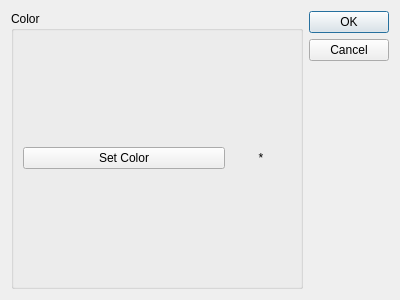
<?xml version="1.0" encoding="UTF-8"?>
<ui version="4.0">
 <class>ScopeVariableConfig</class>
 <widget class="QDialog" name="ScopeVariableConfig">
  <property name="geometry">
   <rect>
    <x>0</x>
    <y>0</y>
    <width>400</width>
    <height>300</height>
   </rect>
  </property>
  <property name="windowTitle">
   <string>Dialog</string>
  </property>
  <layout class="QHBoxLayout" name="horizontalLayout">
   <item>
    <widget class="QGroupBox" name="groupBox">
     <property name="title">
      <string>Color</string>
     </property>
     <layout class="QVBoxLayout" name="verticalLayout">
      <item>
       <layout class="QHBoxLayout" name="horizontalLayout_2">
        <item>
         <widget class="QPushButton" name="m_colorButton">
          <property name="text">
           <string>Set Color</string>
          </property>
         </widget>
        </item>
        <item>
         <widget class="QLabel" name="m_label">
          <property name="maximumSize">
           <size>
            <width>60</width>
            <height>60</height>
           </size>
          </property>
          <property name="text">
           <string>*</string>
          </property>
          <property name="alignment">
           <set>Qt::AlignCenter</set>
          </property>
         </widget>
        </item>
       </layout>
      </item>
     </layout>
    </widget>
   </item>
   <item>
    <widget class="QDialogButtonBox" name="buttonBox">
     <property name="orientation">
      <enum>Qt::Vertical</enum>
     </property>
     <property name="standardButtons">
      <set>QDialogButtonBox::Cancel|QDialogButtonBox::Ok</set>
     </property>
    </widget>
   </item>
  </layout>
 </widget>
 <resources/>
 <connections>
  <connection>
   <sender>buttonBox</sender>
   <signal>accepted()</signal>
   <receiver>ScopeVariableConfig</receiver>
   <slot>accept()</slot>
   <hints>
    <hint type="sourcelabel">
     <x>248</x>
     <y>254</y>
    </hint>
    <hint type="destinationlabel">
     <x>157</x>
     <y>274</y>
    </hint>
   </hints>
  </connection>
  <connection>
   <sender>buttonBox</sender>
   <signal>rejected()</signal>
   <receiver>ScopeVariableConfig</receiver>
   <slot>reject()</slot>
   <hints>
    <hint type="sourcelabel">
     <x>316</x>
     <y>260</y>
    </hint>
    <hint type="destinationlabel">
     <x>286</x>
     <y>274</y>
    </hint>
   </hints>
  </connection>
 </connections>
</ui>
